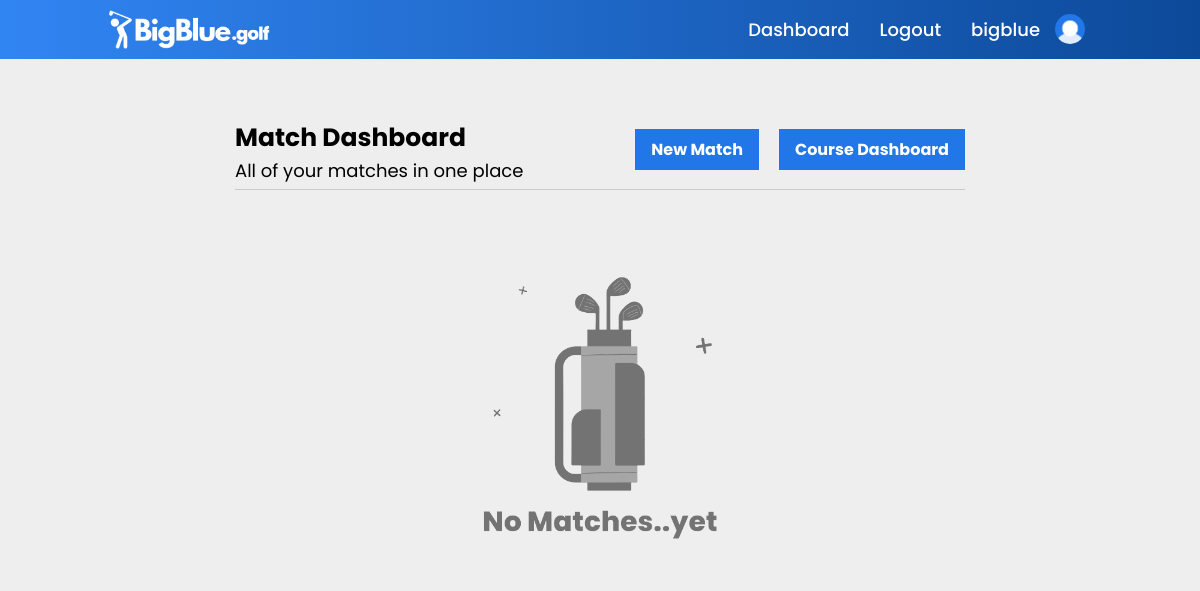
The page /match_dashboard (signed in) on the database as committed earlier.
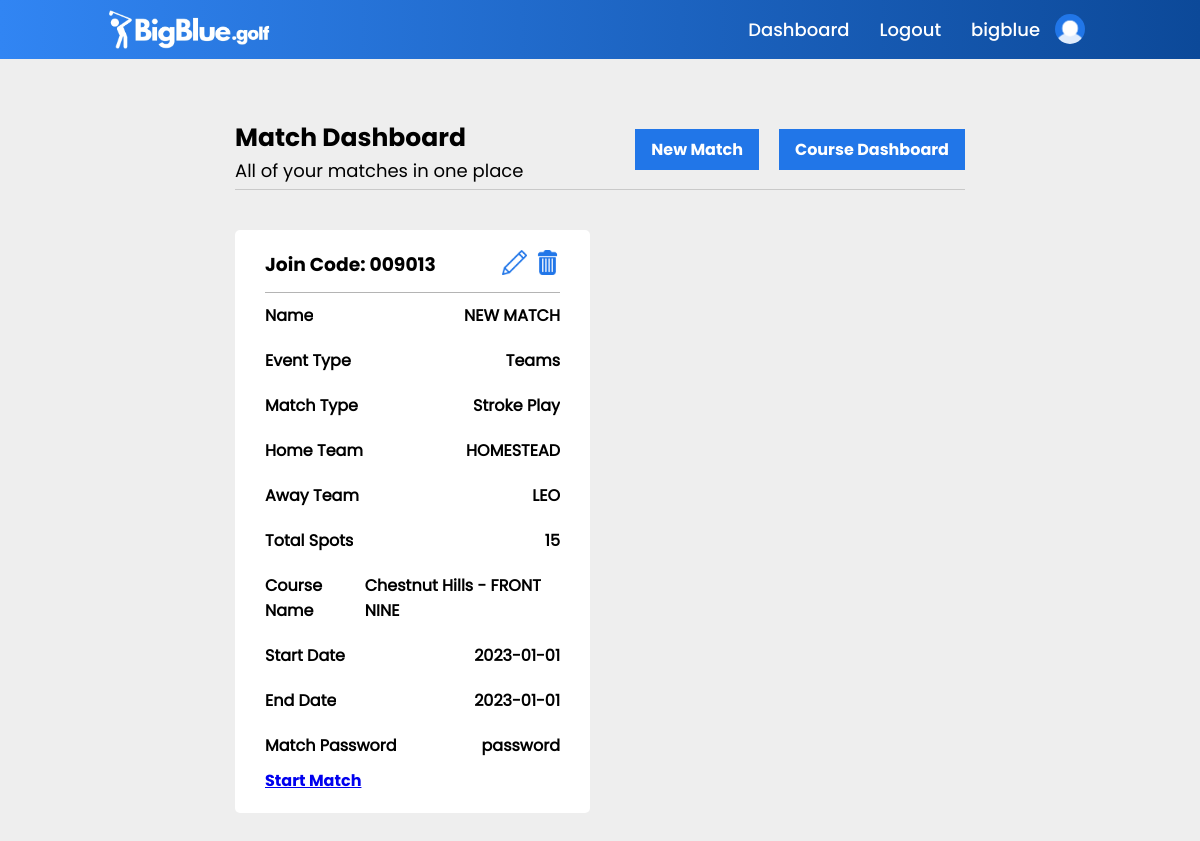
The same page on the database as committed later.
### main.py (models this page shows, shortened)
class users(db.Model):
    _id = db.Column("id", db.Integer, primary_key=True)
    name = db.Column(db.String(100))
    username = db.Column(db.String(50))
    password = db.Column(db.String(50))
    email = db.Column(db.String(100))
    rank = db.Column(db.String(10))
    gender = db.Column(db.String(10))
    bio = db.Column(db.String(500))
    team = db.Column(db.String(25))
    verified = db.Column(db.Integer)
    pic = db.Column(db.String)
    banner = db.Column(db.String)

class match(db.Model):
    _id = db.Column("id", db.Integer, primary_key=True)
    match_name = db.Column(db.String(50))
    match_course = db.Column(db.String(50))
    event_type = db.Column(db.String(1))
    match_type = db.Column(db.String(25))
    start_time = db.Column(db.String(25))
    end_time = db.Column(db.String(25))
    teams1 = db.Column(db.String())
    total_players = db.Column(db.Integer)
    scores_file = db.Column(db.String(50))
    match_code = db.Column(db.String(6))
    match_password = db.Column(db.String())
    created_by = db.Column(db.String())

class course(db.Model):
    _id = db.Column("id", db.Integer, primary_key=True)
    course_name = db.Column(db.String(50))
    course_holes = db.Column(db.String(3))
    par1 = db.Column(db.Integer)
    par2 = db.Column(db.Integer)
    par3 = db.Column(db.Integer)
    par4 = db.Column(db.Integer)
    par5 = db.Column(db.Integer)
    par6 = db.Column(db.Integer)
    par7 = db.Column(db.Integer)
    par8 = db.Column(db.Integer)
    par9 = db.Column(db.Integer)
    par10 = db.Column(db.Integer)
    par11 = db.Column(db.Integer)
    par12 = db.Column(db.Integer)
    par13 = db.Column(db.Integer)
    par14 = db.Column(db.Integer)
    par15 = db.Column(db.Integer)
    par16 = db.Column(db.Integer)
    par17 = db.Column(db.Integer)
    par18 = db.Column(db.Integer)
    city = db.Column(db.String)
    course_bio = db.Column(db.String(1000))
    created_by = db.Column(db.String)

### main.py (the view)
@app.route("/match_dashboard")
def match_dashboard():
    if 'active_user' in session and session['active_user'][2] == 'coach':
        found_course = course.query.filter_by(created_by=session['active_user'][0]).all()
        found_match = match.query.filter_by(created_by=session['active_user'][0]).all()
        found_user = users.query.filter_by(username=session['active_user'][0]).first()
        return render_template("match_dashboard.html", course_data=found_course, data=found_user, match_data=found_match)
    return redirect(url_for('error', msg="You do not have access to this site."))

### templates/match_dashboard.html (shortened to what this page needs)
{% if data.rank == 'coach' %}
    {% extends "indexcontentcoachlogin.html" %}
{% elif data.rank == 'player' %}
    {% extends "indexcontentplayerlogin.html" %}
{% else %}
    {% extends "indexcontent.html" %}
{% endif %}
{% block content %}
<html>
        <head>
            <link rel="stylesheet" href="{{ url_for('static', filename='styles/matchdashboard.css') }}">
        </head>
    <div class="main-container">
        <div class="heading-info">
            <div class="hero-info">
                <h3>Match Dashboard</h3>
                <p>All of your matches in one place</p>
            </div>
            <div class="hero-buttons">
                <a href="/create_match">New Match</a>
                <a href="/course_dashboard">Course Dashboard</a>
            </div>
        </div>
        {% if match_data is defined and match_data|length == 0 %}
            <div class="no-matches">
                <img src="{{ url_for('static', filename='logo graphics/nomatchesimage.png') }}">
            </div>
        {% endif %}
        <div class="grid-container">
            {% for item in match_data[::-1] %}
                <div class="match-container">
                    <div id="row-one">
                        <div>
                            <h3>Join Code: {{item.match_code}}</h3>
                        </div>
                        <div id="action-icons">
                            <a href="/edit_match/{{item._id}}"><img src="{{ url_for('static', filename='logo graphics/pencilicon.png') }}"></a>
                            <a href="/delete_match/{{item._id}}"><img src="{{ url_for('static', filename='logo graphics/trashcan.png') }}"></a>
                        </div>
                    </div>
                    <div class="row-div">
                        <div>
                            <h4>Name</h4>
                        </div>
                        <div>
                            <h4>{{item.match_name}}</h4>
                        </div>
                    </div>
                    <div class="row-div">
                        <div>
                            <h4>Event Type</h4>
                        </div>
                        <div>
                            <h4>{{item.event_type}}</h4>
                        </div>
                    </div>
                    <div class="row-div">
                        <div>
                            <h4>Match Type</h4>
                        </div>
                        <div>
                            <h4>{{item.match_type}}</h4>
                        </div>
                    </div>
                    <div class="row-div">
                        <div>
                            <h4>Home Team</h4>
                        </div>
                        <div>
                            <h4>{{item.teams1.split('~')[0]}}</h4>
                        </div>
                    </div>
                    <div class="row-div">
                        <div>
                            <h4>Away Team</h4>
                        </div>
                        <div>
                            <h4>{{item.teams1.split('~')[1]}}</h4>
                        </div>
                    </div>
                    <div class="row-div">
                        <div>
                            <h4>Total Spots</h4>
                        </div>
                        <div>
                            <h4>{{item.total_players}}</h4>
                        </div>
                    </div>
                    <div class="row-div">
                        <div>
                            <h4>Course Name</h4>
                        </div>
                        <div>
                            <h4>{{item.match_course}}</h4>
                        </div>
                    </div>
                    <div class="row-div">
                        <div>
                            <h4>Start Date</h4>
                        </div>
                        <div>
                            <h4>{{item.start_time}}</h4>
                        </div>
                    </div>
                    <div class="row-div">
                        <div>
                            <h4>End Date</h4>
                        </div>
                        <div>
                            <h4>{{item.end_time}}</h4>
                        </div>
                    </div>
                    <div class="row-div">
                        <div>
                            <h4>Match Password</h4>
                        </div>
                        <div>
                            <h4>{{item.match_password}}</h4>
                        </div>
                    </div>
                    {% for i in course_data %}
                        {% if i.course_name == item.match_course %}
                            <a href="/start_match/{{item._id}}/{{i._id}}">Start Match</a>
                        {% endif %}
                    {% endfor %}
                </div>
            {% endfor %}
        </div>
    </div>
{% endblock %}

### templates/indexcontentcoachlogin.html (shortened to what this page needs)
<!DOCTYPE html>
<html>
    <head>
    </head>
    <body>
        <header>
            <a href="/">
                <img id="logo-image" src="{{ url_for('static', filename='logo graphics/BigBlue_NewLogo-White.png') }}" class="logo">
            </a>
            <ul class="navigation">
                <li><a href="/match_dashboard">Dashboard</a></li>
                <li><a href="/logout">Logout</a></li>
                <li><a href="/dashboard">{{data.username}}</a></li>
                <li><a href=""><img id="profile-pic" src="{{ url_for('static', filename='logo graphics/user_photos/' + data.pic) }}" alt=""></a></li>
            </ul>
        </header>
        {% block content %}
        {% endblock %}
    </body>
</html>

### static/styles/matchdashboard.css (style rules this page uses)
* { padding: 0; margin: 0; box-sizing: border-box; font-family: bigBlueBold; }
header { top: 0; left: 0; position: relative; display: flex; justify-content: space-between; width: 100%; align-items: center; background-image: linear-gradient(to right, #3185f3, #0c4999); z-index: 10; padding: 8px 100px; }
header .logo { max-width: 180px; max-height: 180px; position: relative; background-color: transparent; text-decoration: none; padding: 0; margin: 0; display: block; }
header a { text-decoration: none; background-color: transparent; }
.navigation li a img { width: 30px; height: 30px; border-radius: 100%; margin-left: -15px; align-items: center; margin-top: 6px; object-fit: cover; }
header .navigation { display: flex; justify-content: center; flex-wrap: wrap; background-image: transparent; border: none; text-decoration: none; font-family: bigBlueMedium; align-items: center; }
header .navigation li { list-style: none; margin: 0px 15px; border: none; text-decoration: none; background-color: transparent; font-family: bigBlueMedium; align-items: center; }
header .navigation li a { color: white; text-decoration: none; font-size: 18px; border: none; background-color: transparent; font-family: bigBlueMedium; }
html, body { height: 100%; background-color: #eeeeee; }
.heading-info h3 { font-size: 25px; }
.heading-info p { font-size: 18px; font-family: bigBlueRegular }
.heading-info { display: flex; justify-content: space-between; flex-direction: row; margin-bottom: 40px; padding-bottom: 5px; border-bottom: 0.25px solid rgb(201, 201, 201); }
.hero-buttons a { padding: 8px 16px; background-color: #2176e8; text-decoration: none; color: white; border: none; margin-top: 10px; margin-left: auto; margin-right: auto; display: block; cursor: pointer; margin-left: 20px; }
.hero-buttons { display: flex; justify-content: center; height: 50%; }
.grid-container { display: grid; grid-template-columns: 355px 355px 355px; row-gap: 50px; column-gap: 20px; }
.main-container { margin-left: auto; margin-right: auto; display: block; padding-top: 5%; padding-bottom: 5%; width: 1109px; }
.match-container { width: 355px; border-radius: 5px; background-color: white; padding: 20px 30px; }
.match-container h3 { background-color: white; overflow: hidden; }
#row-one { display: flex; flex-direction: row; justify-content: space-between; background-color: white; padding-bottom: 10px; border-bottom: 0.25px solid rgb(180, 180, 180); overflow: hidden; }
#row-one div { background-color: white; overflow: hidden; }
.row-div { margin-top: 10px; display: flex; flex-direction: row; justify-content: space-between; background-color: white; padding-bottom: 10px; overflow: hidden; }
.row-div div { background-color: white; overflow: hidden; }
.row-div div h4 { background-color: white; font-family: bigBlueRegular; overflow: hidden; font-size: 16px; }
#action-icons a img { width: 25px; height: 25px; background-color: white; margin-left: 5px; }
#action-icons { background-color: white; }
#action-icons a { background-color: white; }
@media (max-width: 1400px) { .grid-container { grid-template-columns: auto auto; row-gap: 40px; } }
@media (max-width: 1400px) { .main-container { margin-left: auto; margin-right: auto; display: block; padding-top: 5%; padding-bottom: 5%; width: 730px; } }

Rows that differ between the two databases and show on the page:
added match: match_code "009013", match_name "NEW MATCH", event_type "Teams", match_type "Stroke Play", teams1 "HOMESTEAD", teams1 "LEO", total_players "15", match_course "Chestnut Hills - FRONT NINE", start_time "2023-01-01", end_time "2023-01-01", match_password "password"
